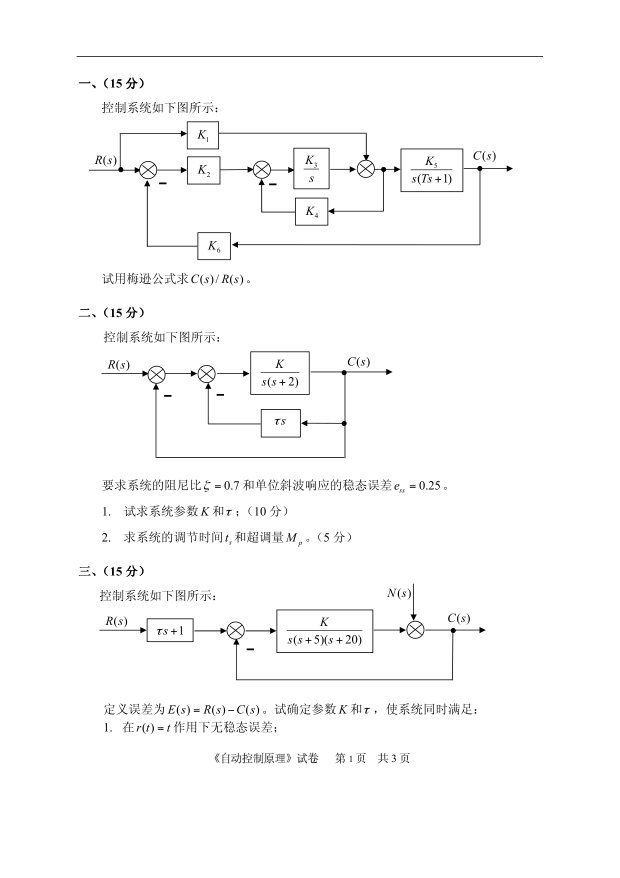
#> input picture debug_07_11/2010_p1.png, 1240 x 1755 px (shown at 1/2 size)
$ python test_2010_verified.py
#> lines starting #> are read from the running program, lines starting #| are printed output that depends on the picture
# -*- coding: utf-8 -*-
import cv2, numpy as np, os

def crop_and_clean(img, pad=15):
    gray = cv2.cvtColor(img, cv2.COLOR_BGR2GRAY)
    rows = np.where(np.min(gray, axis=1) < 240)[0]
    cols = np.where(np.min(gray, axis=0) < 240)[0]
    if len(rows) == 0 or len(cols) == 0:
        return img
    r0, r1 = rows[0], rows[-1] + 1
    c0, c1 = cols[0], cols[-1] + 1
    cropped = img[r0:r1, c0:c1]
    padded = cv2.copyMakeBorder(cropped, pad, pad, pad, pad, cv2.BORDER_CONSTANT, value=[255, 255, 255])
    return padded

p1 = cv2.imread('debug_07_11/2010_p1.png')
#> p1 is the input picture: shape (1755, 1240, 3); min 0, max 255, mean 250.6
p2 = cv2.imread('debug_07_11/2010_p2.png')
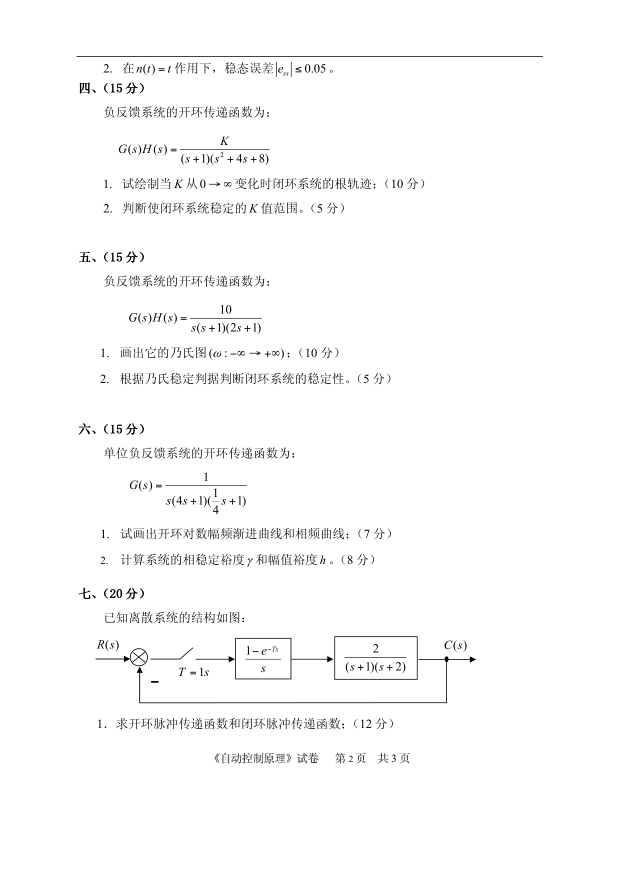
#> input picture debug_07_11/2010_p2.png, 1240 x 1755 px (shown at 1/2 size)
#> p2 is the input picture: shape (1755, 1240, 3); min 0, max 255, mean 250.9
p3 = cv2.imread('debug_07_11/2010_p3.png')
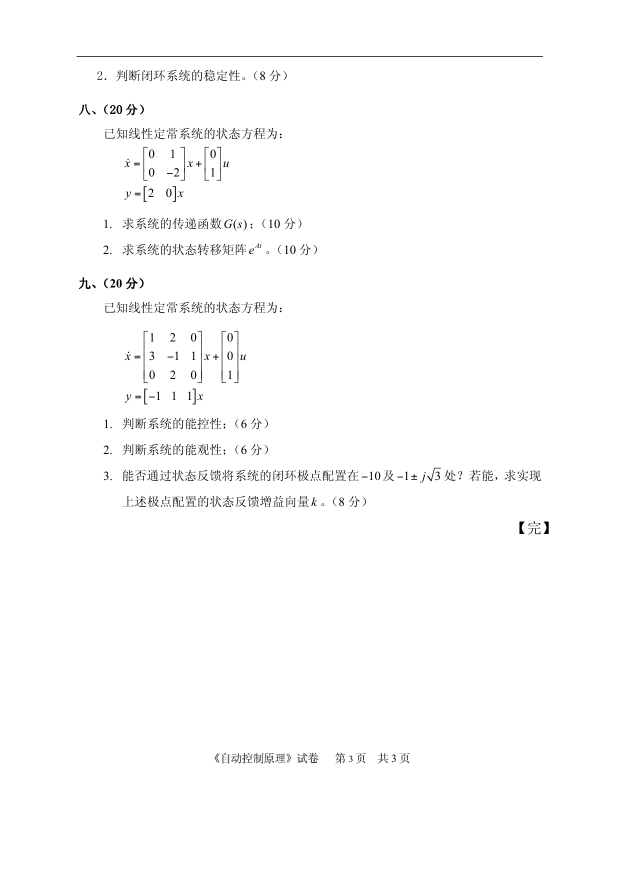
#> input picture debug_07_11/2010_p3.png, 1240 x 1755 px (shown at 1/2 size)
#> p3 is the input picture: shape (1755, 1240, 3); min 0, max 255, mean 252.4

cuts_2010 = {
    1: p1[140:590, :],
    2: p1[590:1110, :],
    3: np.vstack([p1[1110:1480, :], p2[118:160, :]]),
    4: p2[158:538, :],
    5: p2[538:800, :],
    6: p2[800:1150, :],
    7: np.vstack([p2[1150:1480, :], p3[130:180, :]]),
    8: p3[180:530, :],
    9: p3[530:1100, :],
}

os.makedirs('test_2010_verified', exist_ok=True)
for q, raw_img in cuts_2010.items():
    cleaned = crop_and_clean(raw_img)
    cv2.imwrite(f'test_2010_verified/q_{q:02d}.png', cleaned)
    print(f"2010 Q{q}: raw shape={raw_img.shape} -> cleaned={cleaned.shape}")
#> this loop made 9 passes
#> (r0 in crop_and_clean, r1 in crop_and_clean, c0 in crop_and_clean, c1 in crop_and_clean) on passes 1 to 9: (14, 432, 158, 1026), (23, 504, 158, 894), (20, 407, 157, 972), (6, 368, 158, 849), (12, 231, 200, 781), (46, 334, 157, 782), (25, 363, 157, 952), (27, 331, 158, 634), (24, 540, 158, 1098)
#| 2010 Q1: raw shape=(450, 1240, 3) -> cleaned=(448, 898, 3)
#| 2010 Q2: raw shape=(520, 1240, 3) -> cleaned=(511, 766, 3)
#| 2010 Q3: raw shape=(412, 1240, 3) -> cleaned=(417, 845, 3)
#| 2010 Q4: raw shape=(380, 1240, 3) -> cleaned=(392, 721, 3)
#| 2010 Q5: raw shape=(262, 1240, 3) -> cleaned=(249, 611, 3)
#| 2010 Q6: raw shape=(350, 1240, 3) -> cleaned=(318, 655, 3)
#| 2010 Q7: raw shape=(380, 1240, 3) -> cleaned=(368, 825, 3)
#| 2010 Q8: raw shape=(350, 1240, 3) -> cleaned=(334, 506, 3)
#> (further printed lines are left out)
#> pass 1, in crop_and_clean, `gray = cv2.cvtColor(img, cv2.COLOR_BGR2GRAY)`:
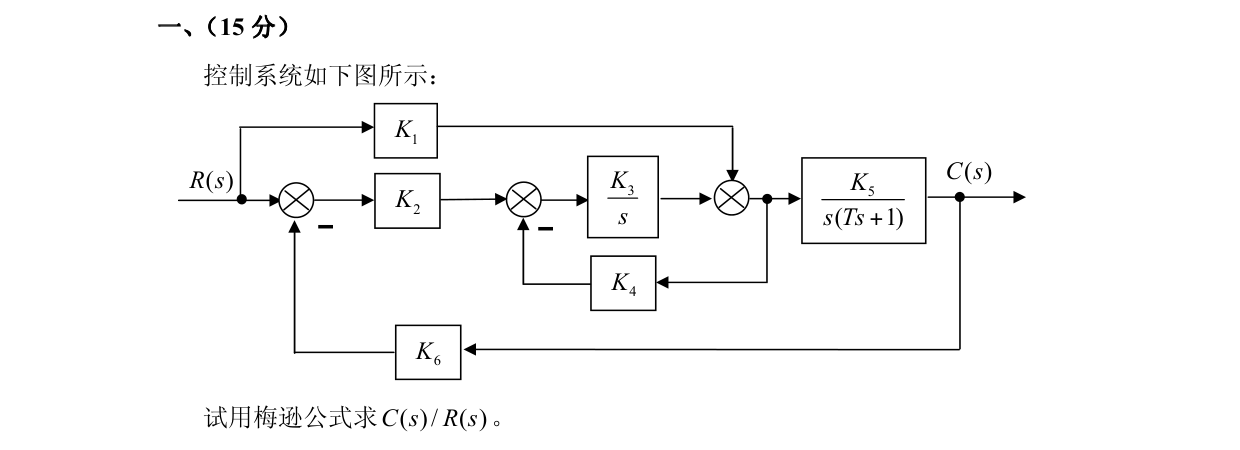
#> gray: shape (450, 1240); min 0, max 255, mean 249.5
#> pass 1, in crop_and_clean, `cropped = img[r0:r1, c0:c1]`:
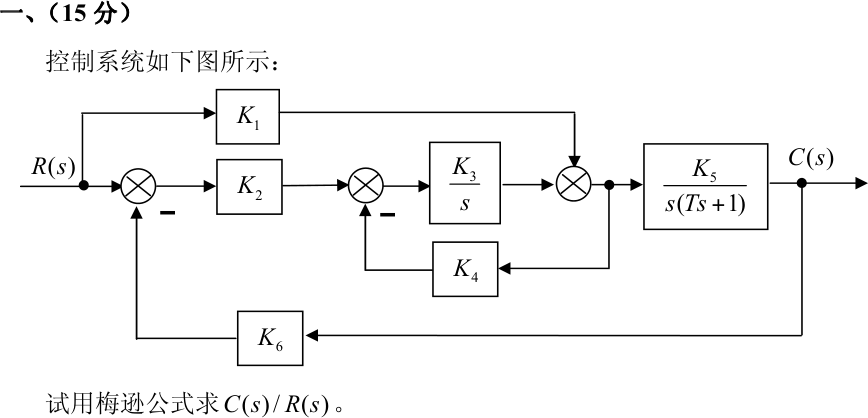
#> cropped: shape (418, 868, 3); min 0, max 255, mean 246.6
#> pass 1, in crop_and_clean, `padded = cv2.copyMakeBorder(cropped, pad, pad, pad, pad, cv2.BORDER_CO..`:
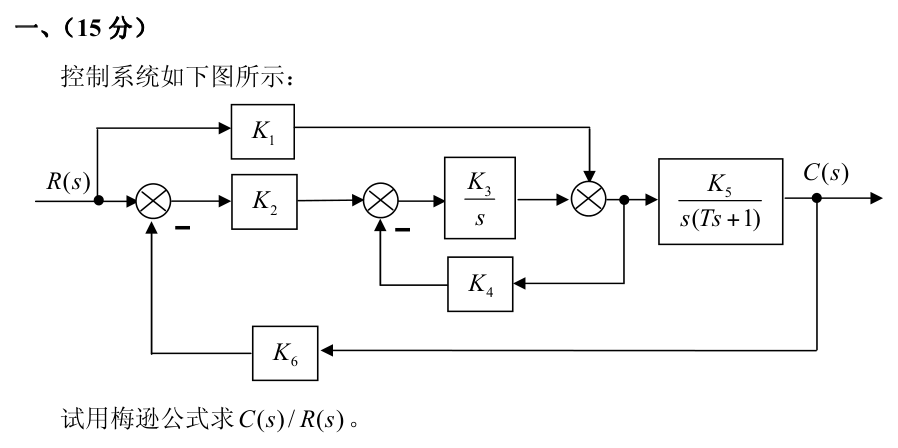
#> padded: shape (448, 898, 3); min 0, max 255, mean 247.4
#> pass 2, in crop_and_clean (call 2), `gray = cv2.cvtColor(img, cv2.COLOR_BGR2GRAY)`:
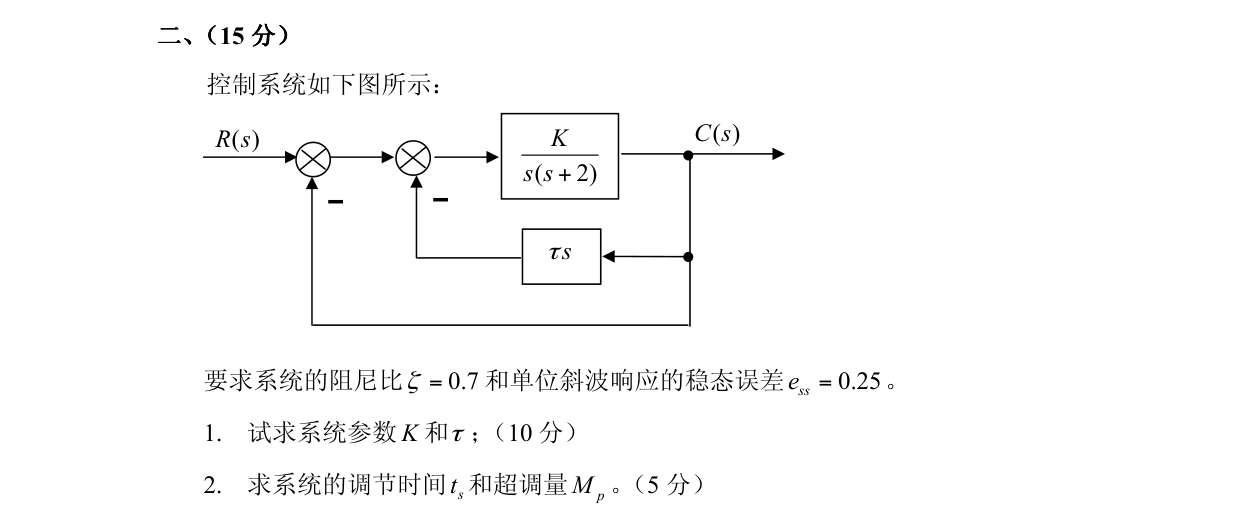
#> gray: shape (520, 1240); min 0, max 255, mean 250.2
